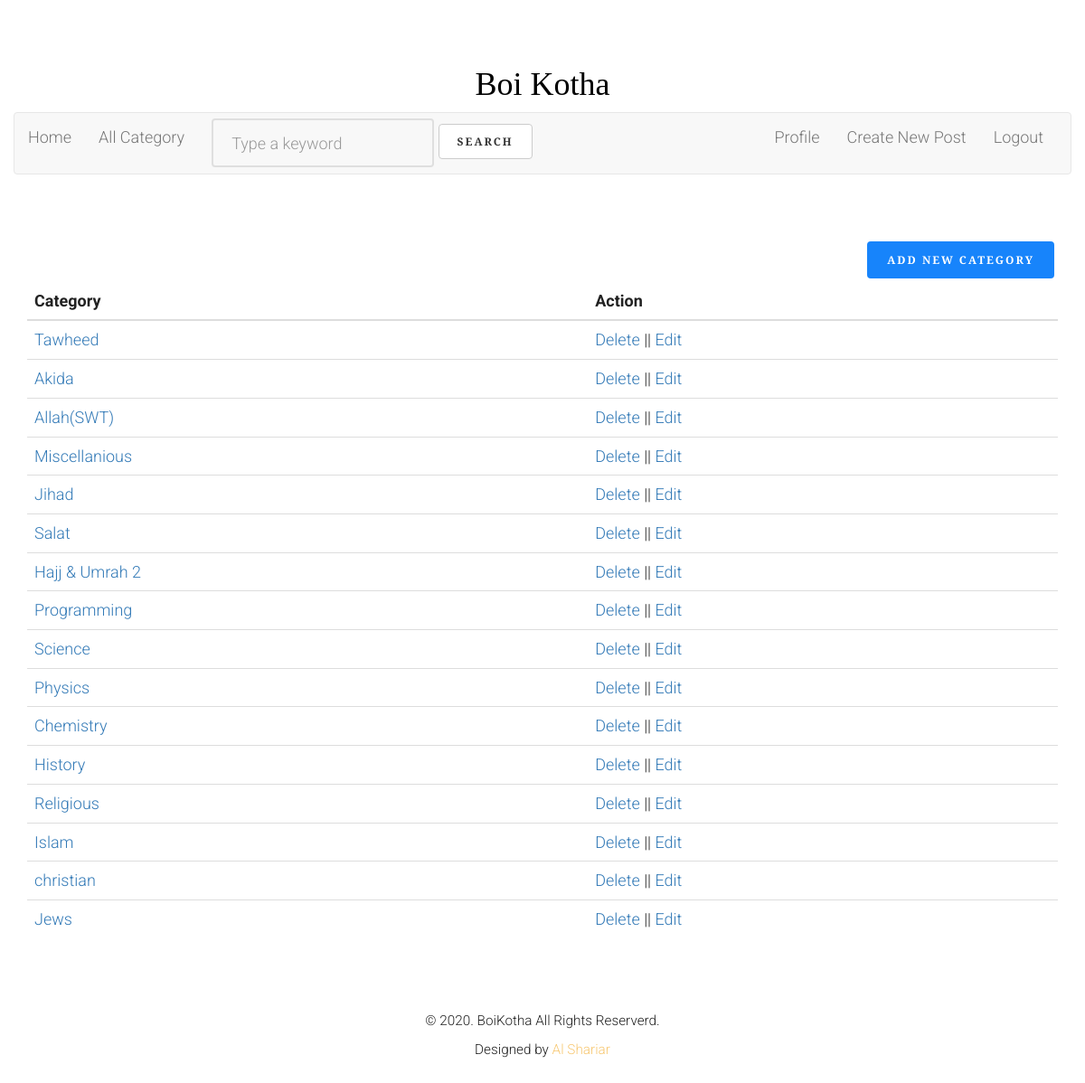
The app's page /topics/ (signed in) with its own data.
### blog/models.py (models this page shows, shortened)
class Category(models.Model):
    name = models.CharField(max_length=100)

### blog/views.py (the view)
# urls.py: path('topics/', views.gettopic, name="topics"),
def gettopic(request):
    topics = Category.objects.all()
    return render(request,'blog/topic.html', {'topics':topics})

### blog/templates/blog/topic.html (shortened to what this page needs)
{% extends 'blog/base.html' %}
{% load static %}
  {% block content %}
  <div class="container">
    {% if request.user.is_authenticated %}
        {% if request.user.is_staff or request.user.is_superuser %}
        <a href="{% url 'new-topic' %}" class="btn btn-info pull pull-right">Add new Category</a>
        {% endif %}
    {% endif %}
    <table class="table">
        <thead>
          <tr>
            <th scope="col">Category</th>
            {% if request.user.is_authenticated %}
                {% if request.user.is_staff or request.user.is_superuser %}
                <th scope="col">Action</th>
                {% endif %}
            {% endif %}
          </tr>
        </thead>
        <tbody>
        {% for topic in topics %}
          <tr>
            <td><a class="text-primary" href="{% url 'category' name=topic.name %}">{{ topic.name }}</a></td>
        {% if request.user.is_authenticated %}
            {% if request.user.is_staff or request.user.is_superuser %}
            <td><a class="text-primary" href="{% url 'delete-topic' name=topic.name %}">Delete</a> || <a class="text-primary" href="{% url 'update-topic' name=topic.name %}">Edit</a></td>
            {% endif %}
        {% endif %}
        </tr>
        {% endfor %}
        </tbody>
      </table>
    </div>
	{% endblock content %}

### blog/static/blog/css/style.css (style rules this page uses)
html { background: #fff; }
body { font-family: "Roboto", arial, sans-serif; font-size: 18px; font-weight: 300; line-height: 1.8; color: #222; background: #fff; }
a { color: #f7c873; -webkit-transition: 0.5s; -o-transition: 0.5s; transition: 0.5s; }
.btn { margin-right: 4px; margin-bottom: 4px; font-family: "Playfair Display", times, serif; font-size: 12px; letter-spacing: 2px; text-transform: uppercase; font-weight: 700; -webkit-border-radius: 4px; -moz-border-radius: 4px; -ms-border-radius: 4px; border-radius: 4px; -webkit-transition: 0.5s; -o-transition: 0.5s; transition: 0.5s; }
.btn-info { background: #1784fb; color: #fff; border: 2px solid #1784fb; }

### records on screen
Category: name "Tawheed"
Category: name "Akida"
Category: name "Allah(SWT)"
Category: name "Miscellanious"
Category: name "Jihad"
Category: name "Salat"
Category: name "Hajj & Umrah 2"
Category: name "Programming"
Category: name "Science"
Category: name "Physics"
Category: name "Chemistry"
Category: name "History"
Category: name "Religious"
Category: name "Islam"
Category: name "christian"
Category: name "Jews"
